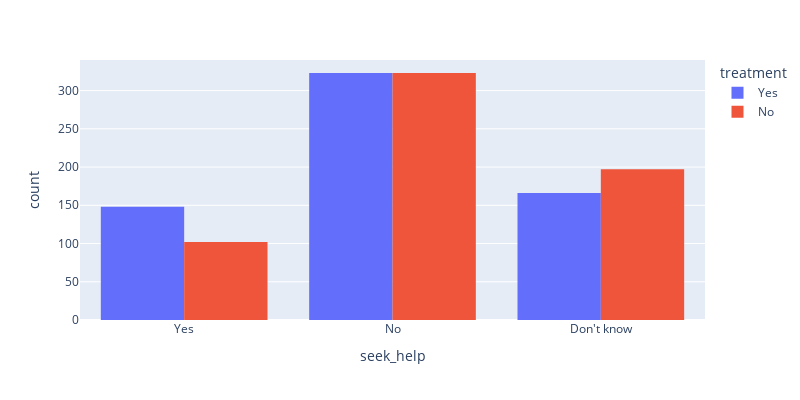

The notebook cell saved with this chart:
### Code cell
px.histogram(data, x = 'seek_help',color='treatment',barmode='group', width=800, height=400)

### Figure 1 — Plotly figure (JSON) as saved in the notebook; plotly's stock layout.template omitted (floating-point values rounded to 4 significant figures; data arrays with more than 128 entries replaced by an {"elided": "..."} marker saying what was removed)
{"data": [{"alignmentgroup": "True", "bingroup": "x", "hovertemplate": "treatment=Yes<br>seek_help=%{x}<br>count=%{y}<extra></extra>", "legendgroup": "Yes", "marker": {"color": "#636efa", "pattern": {"shape": ""}}, "name": "Yes", "offsetgroup": "Yes", "orientation": "v", "showlegend": true, "type": "histogram", "x": {"elided": "637 str values"}, "xaxis": "x", "yaxis": "y"}, {"alignmentgroup": "True", "bingroup": "x", "hovertemplate": "treatment=No<br>seek_help=%{x}<br>count=%{y}<extra></extra>", "legendgroup": "No", "marker": {"color": "#EF553B", "pattern": {"shape": ""}}, "name": "No", "offsetgroup": "No", "orientation": "v", "showlegend": true, "type": "histogram", "x": {"elided": "622 str values"}, "xaxis": "x", "yaxis": "y"}], "layout": {"barmode": "group", "height": 400, "legend": {"title": {"text": "treatment"}, "tracegroupgap": 0}, "margin": {"t": 60}, "width": 800, "xaxis": {"anchor": "y", "domain": [0, 1], "title": {"text": "seek_help"}}, "yaxis": {"anchor": "x", "domain": [0, 1], "title": {"text": "count"}}}}
